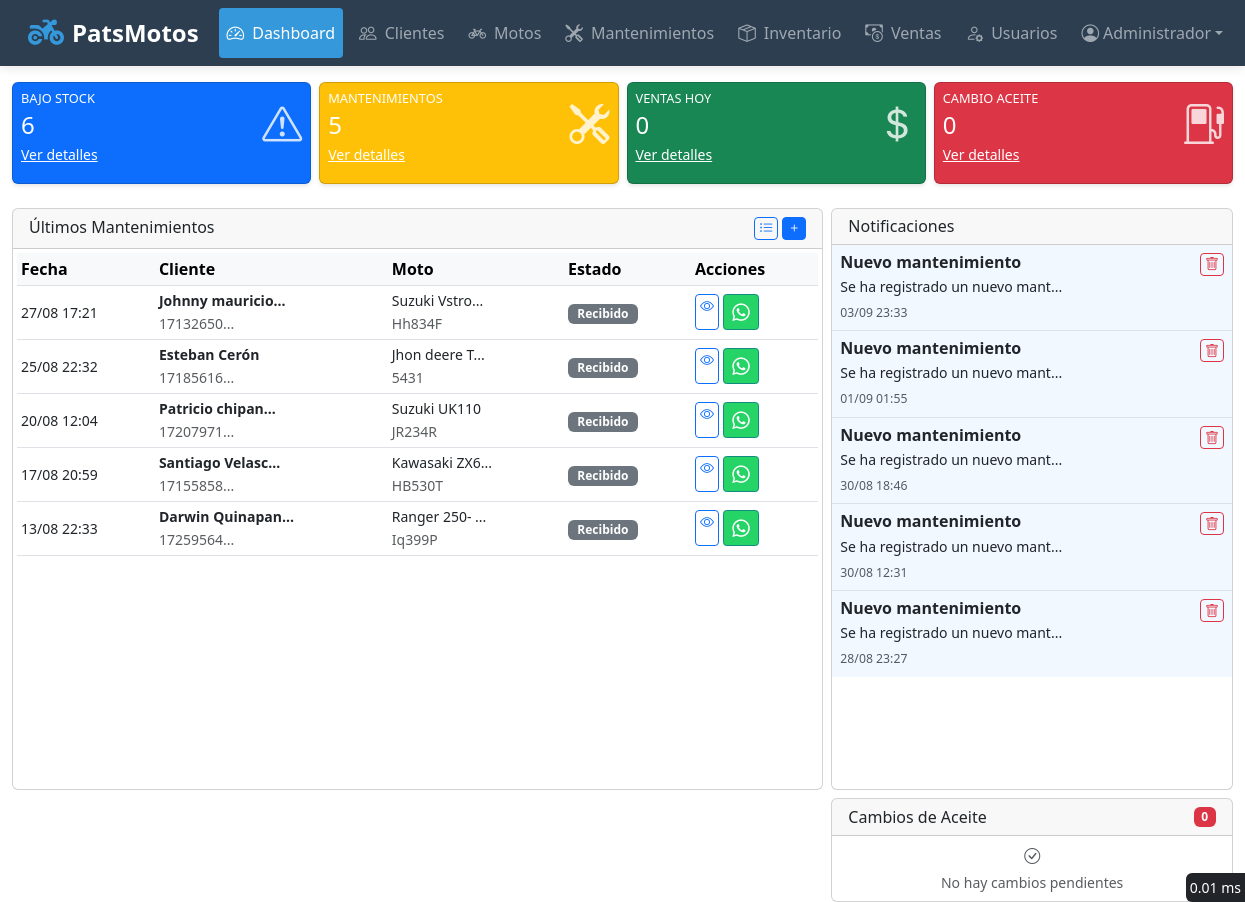
Page /dashboard.php (signed in) on the committed database.
### tables this page shows
CREATE TABLE `mantenimientos` (
  `id` int(11) NOT NULL,
  `moto_id` int(11) NOT NULL,
  `tipo` varchar(255) DEFAULT 'general',
  `fecha_ingreso` timestamp NULL DEFAULT current_timestamp(),
  `fecha_entrega_estimada` date DEFAULT NULL,
  `fecha_entrega_real` datetime DEFAULT NULL,
  `novedades` text DEFAULT NULL,
  `estado` enum('recibido','en_proceso','terminado','entregado') DEFAULT 'recibido',
  `tipo_mantenimiento` varchar(50) DEFAULT NULL,
  `responsable_id` int(11) DEFAULT NULL,
  `kilometraje_actual` int(11) DEFAULT NULL,
  `costo` decimal(10,2) DEFAULT 0.00
);

CREATE TABLE `clientes` (
  `id` int(11) NOT NULL,
  `nombres` varchar(100) NOT NULL,
  `cedula` varchar(20) NOT NULL,
  `telefono` varchar(20) DEFAULT NULL,
  `email` varchar(100) DEFAULT NULL,
  `direccion` text DEFAULT NULL,
  `fecha_registro` timestamp NULL DEFAULT current_timestamp()
);

CREATE TABLE `motos` (
  `id` int(11) NOT NULL,
  `cliente_id` int(11) NOT NULL,
  `marca` varchar(50) NOT NULL,
  `modelo` varchar(50) NOT NULL,
  `placa` varchar(20) DEFAULT NULL,
  `serie` varchar(50) DEFAULT NULL,
  `color` varchar(30) DEFAULT NULL,
  `kilometraje` int(11) DEFAULT NULL,
  `fecha_registro` timestamp NULL DEFAULT current_timestamp(),
  `proximo_cambio_aceite` int(11) DEFAULT NULL,
  `fecha_ultimo_cambio` date DEFAULT NULL,
  `ultimo_cambio_aceite` int(11) DEFAULT NULL
);

CREATE TABLE `notificaciones` (
  `id` int(11) NOT NULL,
  `usuario_id` int(11) NOT NULL,
  `titulo` varchar(100) NOT NULL,
  `mensaje` text NOT NULL,
  `leida` tinyint(1) DEFAULT 0,
  `fecha` timestamp NULL DEFAULT current_timestamp()
);

### dashboard.php (the view, shortened to what the rows shown need)
<?php
require_once 'config.php';
function getCachedQueryResult($conn, $query, $params = [], $cache_time = 60) {
    $cache_key = md5($query . serialize($params));
    try {
        $stmt = $conn->prepare($query);
        $stmt->execute($params);
        $result = $stmt->fetchAll(PDO::FETCH_ASSOC);
        return $result;
    } catch (PDOException $e) {
        error_log("Error en consulta: " . $e->getMessage());
        return [];
    }
}
$stats = [];
$queries = [
    'productos_bajo_stock' => "SELECT COUNT(*) as count FROM productos WHERE stock < stock_minimo AND activo = 1",
    'mantenimientos_pendientes' => "SELECT COUNT(*) as count FROM mantenimientos WHERE estado != 'entregado'",
    'ventas_hoy' => "SELECT COUNT(*) as count FROM ventas WHERE DATE(fecha) = CURDATE() AND estado = 'completada'",
    'clientes_registrados' => "SELECT COUNT(*) as count FROM clientes",
    'cambios_aceite_pendientes' => "SELECT COUNT(*) as count FROM motos WHERE proximo_cambio_aceite IS NOT NULL AND kilometraje >= proximo_cambio_aceite"
];
foreach ($queries as $key => $query) {
    $result = getCachedQueryResult($conn, $query, [], 300);
    $stats[$key] = $result[0]['count'] ?? 0;
}
$notificaciones = getCachedQueryResult($conn,
    "SELECT id, titulo, mensaje, fecha, leida FROM notificaciones
     WHERE usuario_id = ? ORDER BY fecha DESC LIMIT 5",
    [$_SESSION['user_id']],
    0
);
$ultimos_mantenimientos = getCachedQueryResult($conn,
    "SELECT m.id, m.fecha_ingreso, m.estado,
            mo.marca, mo.modelo, mo.placa,
            c.nombres as cliente_nombre, c.cedula, c.telefono
     FROM mantenimientos m
     JOIN motos mo ON m.moto_id = mo.id
     JOIN clientes c ON mo.cliente_id = c.id
     WHERE m.estado != 'entregado'
     ORDER BY m.fecha_ingreso DESC LIMIT 5",
    [],
    60
);
function getEstadoClass($estado) {
    switch($estado) {
        case 'recibido': return 'bg-secondary';
    }
}
?>
<!DOCTYPE html>
<html lang="es">
<head>
    <link href="https://cdn.jsdelivr.net/npm/bootstrap@5.3.0/dist/css/bootstrap.min.css" rel="stylesheet">
    <link href="https://cdn.jsdelivr.net/npm/bootstrap-icons@1.10.0/font/bootstrap-icons.css" rel="stylesheet">
    <link rel="stylesheet" href="https://cdn.jsdelivr.net/npm/chart.js@3.7.1/dist/chart.min.css">
</head>
<body>
    <?php include 'navbar.php'; ?>
    <div class="container-fluid mt-3">
        <div class="row row-cols-1 row-cols-sm-2 row-cols-lg-4 g-2">
            <div class="col">
                <div class="card stat-card text-white bg-primary h-100">
                    <div class="card-body p-2">
                        <div class="d-flex justify-content-between align-items-center">
                            <div>
                                <h2 class="mb-0"><?php echo $stats['productos_bajo_stock']; ?></h2>
                            </div>
                        </div>
                    </div>
                </div>
            </div>
            <div class="col">
                <div class="card stat-card text-white bg-warning h-100">
                    <div class="card-body p-2">
                        <div class="d-flex justify-content-between align-items-center">
                            <div>
                                <h2 class="mb-0"><?php echo $stats['mantenimientos_pendientes']; ?></h2>
                            </div>
                        </div>
                    </div>
                </div>
            </div>
            <div class="col">
                <div class="card stat-card text-white bg-success h-100">
                    <div class="card-body p-2">
                        <div class="d-flex justify-content-between align-items-center">
                            <div>
                                <h2 class="mb-0"><?php echo $stats['ventas_hoy']; ?></h2>
                            </div>
                        </div>
                    </div>
                </div>
            </div>
            <div class="col">
                <div class="card stat-card text-white bg-danger h-100">
                    <div class="card-body p-2">
                        <div class="d-flex justify-content-between align-items-center">
                            <div>
                                <h2 class="mb-0"><?php echo $stats['cambios_aceite_pendientes']; ?></h2>
                            </div>
                        </div>
                    </div>
                </div>
            </div>
        </div>
        <div class="row mt-3 g-2">
            <div class="col-lg-8">
                <div class="card h-100">
                    <div class="card-body p-1">
                        <?php if (!empty($ultimos_mantenimientos)): ?>
                            <div class="table-responsive">
                                <table class="table table-sm table-hover align-middle mb-0">
                                    <thead class="table-light">
                                        <tr>
                                            <th>Fecha</th>
                                            <th>Cliente</th>
                                            <th>Moto</th>
                                            <th>Estado</th>
                                            <th>Acciones</th>
                                        </tr>
                                    </thead>
                                    <tbody>
                                        <?php foreach ($ultimos_mantenimientos as $mant): ?>
                                            <tr>
                                                <td>
                                                    <small><?php echo date('d/m H:i', strtotime($mant['fecha_ingreso'])); ?></small>
                                                </td>
                                                <td>
                                                    <div class="fw-semibold small"><?php echo htmlspecialchars(shortenText($mant['cliente_nombre'], 15)); ?></div>
                                                    <small class="text-muted"><?php echo htmlspecialchars(shortenText($mant['cedula'], 8)); ?></small>
                                                </td>
                                                <td>
                                                    <div class="small"><?php echo htmlspecialchars(shortenText($mant['marca'] . ' ' . $mant['modelo'], 12)); ?></div>
                                                    <small class="text-muted"><?php echo htmlspecialchars($mant['placa']); ?></small>
                                                </td>
                                                <td>
                                                    <span class="badge badge-estado <?php echo getEstadoClass($mant['estado']); ?>">
                                                        <?php echo shortenEstado($mant['estado']); ?>
                                                    </span>
                                                </td>
                                                <td>
                                                    <div class="d-flex gap-1">
                                                        <a href="ver_mantenimiento.php?id=<?php echo $mant['id']; ?>"
                                                           class="btn btn-sm btn-outline-primary py-0 px-1"
                                                           title="Ver detalles">
                                                            <i class="bi bi-eye"></i>
                                                        </a>
                                                        <?php if ($mant['telefono']): ?>
                                                        <a href="https://wa.me/593<?php echo preg_replace('/[^0-9]/', '', substr($mant['telefono'], -9)); ?>?text=Estimado%20cliente,%20le%20escribimos%20del%20taller%20sobre%20el%20mantenimiento%20de%20su%20moto%20<?php echo urlencode($mant['marca'] . ' ' . $mant['modelo'] . ' (Placa: ' . $mant['placa'] . ')'); ?>%20que%20se%20encuentra%20en%20estado%20<?php echo urlencode($mant['estado']); ?>."
                                                           class="btn btn-sm whatsapp-btn py-0 px-1"
                                                           target="_blank"
                                                           title="Contactar por WhatsApp">
                                                            <i class="bi bi-whatsapp"></i>
                                                        </a>
                                                        <?php endif; ?>
                                                    </div>
                                                </td>
                                            </tr>
                                        <?php endforeach; ?>
                                    </tbody>
                                </table>
                            </div>
                        <?php else: ?>
                            <div class="alert alert-info mb-0 p-2 text-center">
                                <i class="bi bi-info-circle"></i> No hay mantenimientos pendientes
                            </div>
                        <?php endif; ?>
                    </div>
                </div>
            </div>
            <div class="col-lg-4">
                <div class="card h-100">
                    <div class="card-body p-0">
                        <?php if (empty($notificaciones)): ?>
                            <div class="p-2 text-center text-muted">
                                <i class="bi bi-bell-slash"></i>
                                <p class="mt-1 mb-0 small">No hay notificaciones</p>
                            </div>
                        <?php else: ?>
                            <div class="list-group list-group-flush small">
                                <?php foreach ($notificaciones as $notif): ?>
                                    <div class="list-group-item notification-item py-2 px-2 <?php echo !$notif['leida'] ? 'unread' : ''; ?>"
                                         data-id="<?php echo $notif['id']; ?>">
                                        <div class="d-flex justify-content-between align-items-start">
                                            <div>
                                                <h6 class="mb-1 fw-bold"><?php echo htmlspecialchars(shortenText($notif['titulo'], 20)); ?></h6>
                                                <p class="mb-1"><?php echo htmlspecialchars(shortenText($notif['mensaje'], 30)); ?></p>
                                                <small class="text-muted">
                                                    <?php echo date('d/m H:i', strtotime($notif['fecha'])); ?>
                                                </small>
                                            </div>
                                            <button class="btn btn-sm btn-outline-danger delete-notification py-0 px-1"
                                                    data-id="<?php echo $notif['id']; ?>"
                                                    title="Eliminar notificación">
                                                <i class="bi bi-trash"></i>
                                            </button>
                                        </div>
                                    </div>
                                <?php endforeach; ?>
                            </div>
                        <?php endif; ?>
                    </div>
                </div>
            </div>
        </div>
    </div>
</body>
</html>
<?php
function shortenText($text, $length) {
    if (strlen($text) > $length) {
        return substr($text, 0, $length) . '...';
    }
    return $text;
}
function shortenEstado($estado) {
    $map = [
        'recibido' => 'Recibido',
        'en_proceso' => 'Proceso',
        'terminado' => 'Terminado',
        'entregado' => 'Entregado'
    ];
    return $map[$estado] ?? $estado;
}
?>

### rows in the picture
mantenimientos: fecha_ingreso "27/08 17:21", clientes.nombres "Johnny mauricio...", clientes.cedula "17132650...", moto.modelo "Suzuki Vstro...", moto.placa "Hh834F", estado "Recibido"
mantenimientos: fecha_ingreso "25/08 22:32", clientes.nombres "Esteban Cerón", clientes.cedula "17185616...", moto.modelo "Jhon deere T...", moto.placa "5431", estado "Recibido"
mantenimientos: fecha_ingreso "20/08 12:04", clientes.nombres "Patricio chipan...", clientes.cedula "17207971...", moto.modelo "Suzuki UK110", moto.placa "JR234R", estado "Recibido"
mantenimientos: fecha_ingreso "17/08 20:59", clientes.nombres "Santiago Velasc...", clientes.cedula "17155858...", moto.modelo "Kawasaki ZX6...", moto.placa "HB530T", estado "Recibido"
mantenimientos: fecha_ingreso "13/08 22:33", clientes.nombres "Darwin Quinapan...", clientes.cedula "17259564...", moto.modelo "Ranger 250- ...", moto.placa "Iq399P", estado "Recibido"
notificaciones: titulo "Nuevo mantenimiento", mensaje "Se ha registrado un nuevo mant...", fecha "03/09 23:33"
notificaciones: titulo "Nuevo mantenimiento", mensaje "Se ha registrado un nuevo mant...", fecha "01/09 01:55"
notificaciones: titulo "Nuevo mantenimiento", mensaje "Se ha registrado un nuevo mant...", fecha "30/08 18:46"
notificaciones: titulo "Nuevo mantenimiento", mensaje "Se ha registrado un nuevo mant...", fecha "30/08 12:31"
notificaciones: titulo "Nuevo mantenimiento", mensaje "Se ha registrado un nuevo mant...", fecha "28/08 23:27"

### other values in the picture
$item['title'] "Dashboard"
$item['title'] "Clientes"
$item['title'] "Motos"
$item['title'] "Mantenimientos"
$item['title'] "Inventario"
$item['title'] "Ventas"
$item['title'] "Usuarios"
$userName "Administrador"
$stats['productos_bajo_stock'] "6"
$stats['mantenimientos_pendientes'] "5"
$stats['ventas_hoy'] "0"
$stats['cambios_aceite_pendientes'] "0"
$load_time "0.01"
